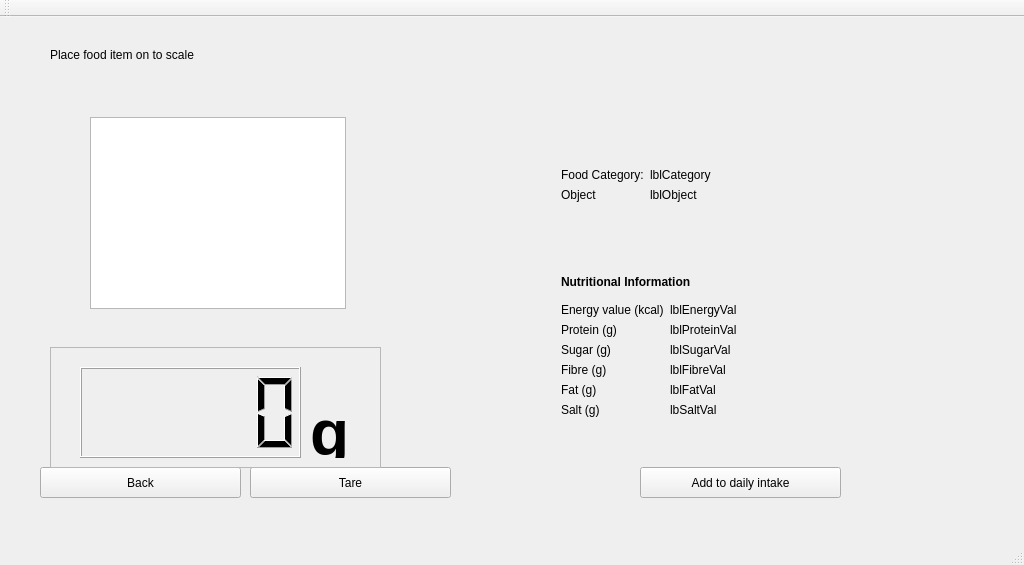
<?xml version="1.0" encoding="UTF-8"?>
<ui version="4.0">
 <class>userGetWeight</class>
 <widget class="QMainWindow" name="userGetWeight">
  <property name="geometry">
   <rect>
    <x>0</x>
    <y>0</y>
    <width>1024</width>
    <height>565</height>
   </rect>
  </property>
  <property name="windowTitle">
   <string>smartScaleGUI</string>
  </property>
  <widget class="QWidget" name="centralWidget">
   <widget class="QPushButton" name="btnBack">
    <property name="geometry">
     <rect>
      <x>40</x>
      <y>450</y>
      <width>201</width>
      <height>31</height>
     </rect>
    </property>
    <property name="text">
     <string>Back</string>
    </property>
   </widget>
   <widget class="QPushButton" name="btnTare">
    <property name="geometry">
     <rect>
      <x>250</x>
      <y>450</y>
      <width>201</width>
      <height>31</height>
     </rect>
    </property>
    <property name="text">
     <string>Tare</string>
    </property>
   </widget>
   <widget class="QFrame" name="frame">
    <property name="geometry">
     <rect>
      <x>50</x>
      <y>330</y>
      <width>331</width>
      <height>121</height>
     </rect>
    </property>
    <property name="frameShape">
     <enum>QFrame::StyledPanel</enum>
    </property>
    <property name="frameShadow">
     <enum>QFrame::Raised</enum>
    </property>
    <widget class="QLabel" name="lblGrams">
     <property name="geometry">
      <rect>
       <x>260</x>
       <y>50</y>
       <width>41</width>
       <height>61</height>
      </rect>
     </property>
     <property name="text">
      <string>&lt;html&gt;&lt;head/&gt;&lt;body&gt;&lt;p&gt;&lt;span style=&quot; font-size:48pt; font-weight:600;&quot;&gt;g&lt;/span&gt;&lt;/p&gt;&lt;/body&gt;&lt;/html&gt;</string>
     </property>
    </widget>
    <widget class="QLCDNumber" name="lcdWeight">
     <property name="geometry">
      <rect>
       <x>30</x>
       <y>20</y>
       <width>221</width>
       <height>91</height>
      </rect>
     </property>
    </widget>
   </widget>
   <widget class="QWidget" name="formLayoutWidget">
    <property name="geometry">
     <rect>
      <x>550</x>
      <y>140</y>
      <width>421</width>
      <height>61</height>
     </rect>
    </property>
    <layout class="QFormLayout" name="lytNutInfo">
     <item row="0" column="0">
      <widget class="QLabel" name="lblFoodCat">
       <property name="text">
        <string>Food Category:</string>
       </property>
      </widget>
     </item>
     <item row="0" column="1">
      <widget class="QLabel" name="lblCategory">
       <property name="text">
        <string>lblCategory</string>
       </property>
      </widget>
     </item>
     <item row="1" column="0">
      <widget class="QLabel" name="lblObj">
       <property name="text">
        <string>Object</string>
       </property>
      </widget>
     </item>
     <item row="1" column="1">
      <widget class="QLabel" name="lblObject">
       <property name="text">
        <string>lblObject</string>
       </property>
      </widget>
     </item>
    </layout>
   </widget>
   <widget class="QWidget" name="gridLayoutWidget">
    <property name="geometry">
     <rect>
      <x>550</x>
      <y>240</y>
      <width>371</width>
      <height>171</height>
     </rect>
    </property>
    <layout class="QGridLayout" name="gridLayout">
     <item row="1" column="0">
      <layout class="QFormLayout" name="lytNutrInfo">
       <item row="0" column="0">
        <widget class="QLabel" name="lblEnergy">
         <property name="text">
          <string>Energy value (kcal)</string>
         </property>
        </widget>
       </item>
       <item row="0" column="1">
        <widget class="QLabel" name="lblEnergyVal">
         <property name="text">
          <string>lblEnergyVal</string>
         </property>
        </widget>
       </item>
       <item row="1" column="0">
        <widget class="QLabel" name="lblProtein">
         <property name="text">
          <string>Protein (g)</string>
         </property>
        </widget>
       </item>
       <item row="1" column="1">
        <widget class="QLabel" name="lblProteinVal">
         <property name="text">
          <string>lblProteinVal</string>
         </property>
        </widget>
       </item>
       <item row="2" column="0">
        <widget class="QLabel" name="lblSugar">
         <property name="text">
          <string>Sugar (g)</string>
         </property>
        </widget>
       </item>
       <item row="2" column="1">
        <widget class="QLabel" name="lblSugarVal">
         <property name="text">
          <string>lblSugarVal</string>
         </property>
        </widget>
       </item>
       <item row="3" column="0">
        <widget class="QLabel" name="lblFibre">
         <property name="text">
          <string>Fibre (g)</string>
         </property>
        </widget>
       </item>
       <item row="3" column="1">
        <widget class="QLabel" name="lblFbreVal">
         <property name="text">
          <string>lblFibreVal</string>
         </property>
        </widget>
       </item>
       <item row="4" column="0">
        <widget class="QLabel" name="lblFat">
         <property name="text">
          <string>Fat (g)</string>
         </property>
        </widget>
       </item>
       <item row="4" column="1">
        <widget class="QLabel" name="lblFatVal">
         <property name="text">
          <string>lblFatVal</string>
         </property>
        </widget>
       </item>
       <item row="5" column="0">
        <widget class="QLabel" name="lblSalt">
         <property name="text">
          <string>Salt (g)</string>
         </property>
        </widget>
       </item>
       <item row="5" column="1">
        <widget class="QLabel" name="lblSaltVal">
         <property name="text">
          <string>lbSaltVal</string>
         </property>
        </widget>
       </item>
      </layout>
     </item>
     <item row="0" column="0">
      <widget class="QLabel" name="lblNutritionalnformation">
       <property name="text">
        <string>&lt;html&gt;&lt;head/&gt;&lt;body&gt;&lt;p&gt;&lt;span style=&quot; font-weight:600;&quot;&gt;Nutritional Information&lt;/span&gt;&lt;/p&gt;&lt;/body&gt;&lt;/html&gt;</string>
       </property>
      </widget>
     </item>
    </layout>
   </widget>
   <widget class="QLabel" name="label">
    <property name="geometry">
     <rect>
      <x>50</x>
      <y>30</y>
      <width>421</width>
      <height>16</height>
     </rect>
    </property>
    <property name="text">
     <string>Place food item on to scale</string>
    </property>
   </widget>
   <widget class="QPushButton" name="btnBack_2">
    <property name="geometry">
     <rect>
      <x>640</x>
      <y>450</y>
      <width>201</width>
      <height>31</height>
     </rect>
    </property>
    <property name="text">
     <string>Add to daily intake</string>
    </property>
   </widget>
   <widget class="QGraphicsView" name="imgFoodItem">
    <property name="geometry">
     <rect>
      <x>90</x>
      <y>100</y>
      <width>256</width>
      <height>192</height>
     </rect>
    </property>
   </widget>
  </widget>
  <widget class="QMenuBar" name="menuBar">
   <property name="geometry">
    <rect>
     <x>0</x>
     <y>0</y>
     <width>1024</width>
     <height>22</height>
    </rect>
   </property>
  </widget>
  <widget class="QToolBar" name="mainToolBar">
   <attribute name="toolBarArea">
    <enum>TopToolBarArea</enum>
   </attribute>
   <attribute name="toolBarBreak">
    <bool>false</bool>
   </attribute>
  </widget>
  <widget class="QStatusBar" name="statusBar"/>
 </widget>
 <layoutdefault spacing="6" margin="11"/>
 <resources/>
 <connections/>
</ui>
